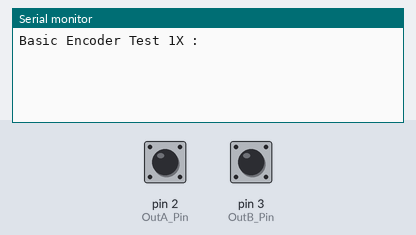
Bench run of a sketch on a simulated Arduino Uno, built with avr-gcc and run on an emulated ATmega328P. Parts: the last lines printed to the serial monitor. The inputs (shaded band) are chosen by the test bench; at power-on: pin 2 (OutA_Pin) HIGH, pin 3 (OutB_Pin) HIGH.

Above: at 1.2 s.
1.3 s: pin 2 (OutA_Pin) pulled LOW for 0.15 s
At 2.6 s:
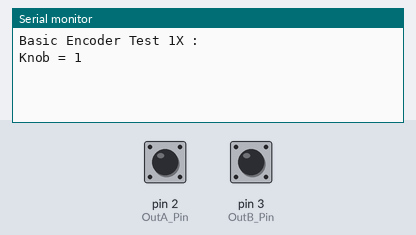
2.9 s: pin 2 (OutA_Pin) pulled LOW for 1 s
At 5.1 s:
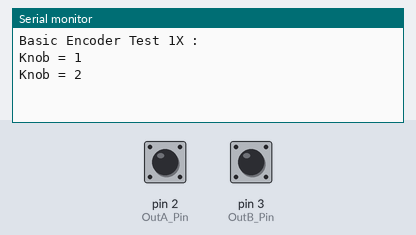

Measured:
- after the input at 1.3 s, the serial monitor: prints a new line after 0.15 s (image 1)
- after the input at 2.9 s, the serial monitor: prints a new line after 1.0 s (image 2)

The sketch:

Rotatory_encoder_1x.ino
```cpp
volatile int PositionKnob = 0;
volatile int NewPositionKnob = 0;
const byte OutA_Pin = 2; // interupt pin A
const byte OutB_Pin = 3; // interupt pin B

void setup()
{
  pinMode(OutA_Pin, INPUT_PULLUP);
  pinMode(OutB_Pin, INPUT_PULLUP);
  Serial.begin(9600);
  Serial.println("Basic Encoder Test 1X :");
  attachInterrupt(digitalPinToInterrupt(OutA_Pin), Knob, RISING);
}

void loop()
{
  if(PositionKnob != NewPositionKnob)
  {
    Serial.print("Knob = ");
    Serial.println(NewPositionKnob);
    PositionKnob = NewPositionKnob;
    // you could publish "PositionKnob" thru MQTT, serial port or take any other actions based on the result.
    // wait for a delay to avoid flooding the destination
    // Delay will have no effect on the reading of the rotatory because interrupts are prior to any other functions.
  }
}

void Knob(void)
{
  if (digitalRead(OutB_Pin) == 1)
  {
    NewPositionKnob++;
  }
  else
  {
    NewPositionKnob--;
  }
}
```
